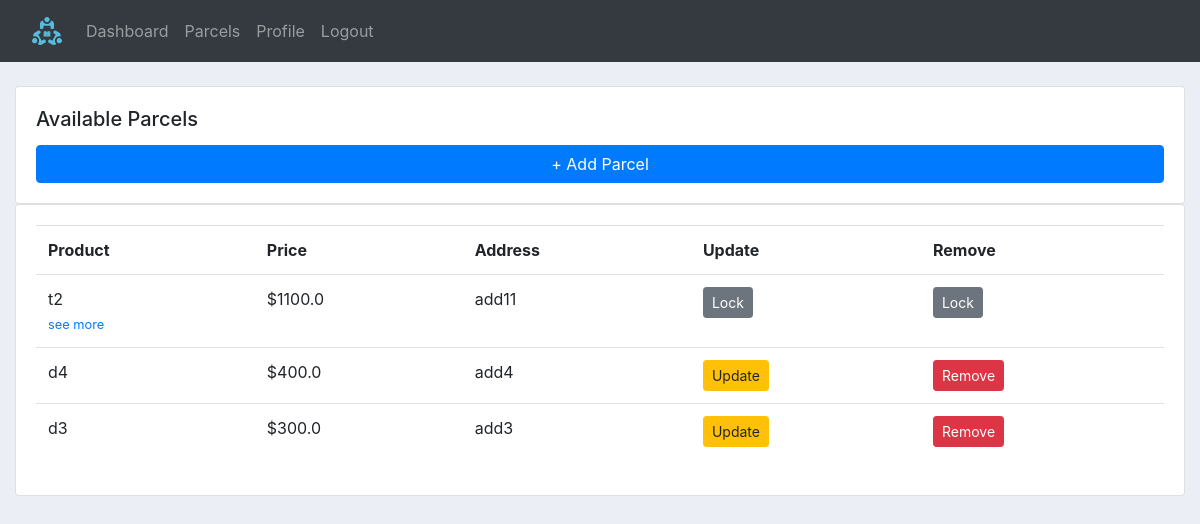
The app's page /parcels/ (signed in), older data.
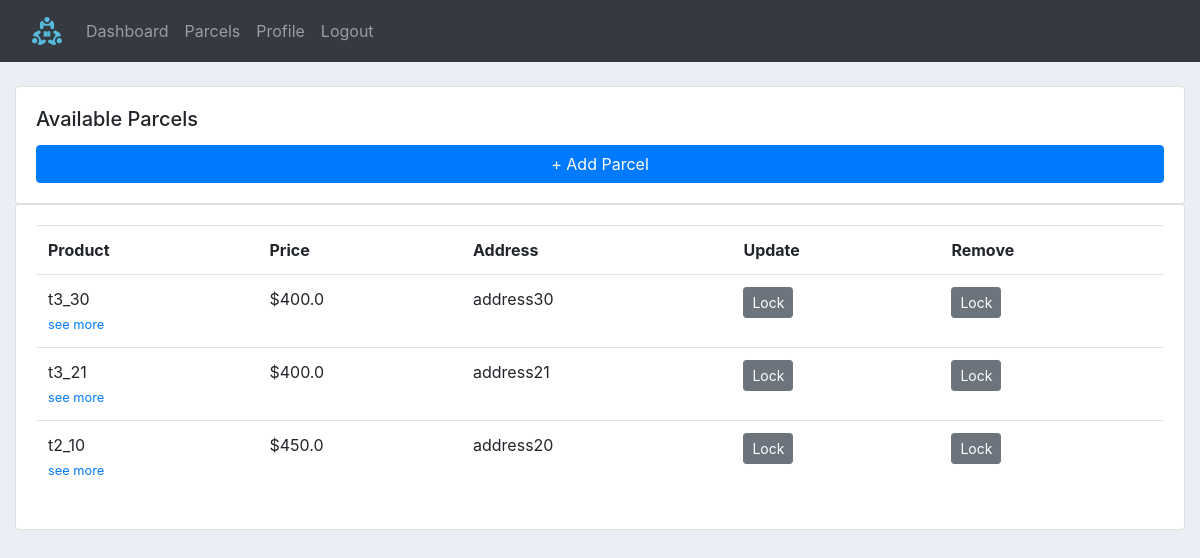
The same page, newer data.
### home/models.py (models this page shows, shortened)
class Product(models.Model):
	CATEGORY = (
			('Indoor', 'Indoor'),
			('Out Door', 'Out Door'),
			)
	by = models.ForeignKey(User, on_delete=models.CASCADE, null=True)
	name = models.CharField(max_length=200, null=True)
	price = models.FloatField(null=True)
	category = models.CharField(max_length=200, null=True, choices=CATEGORY)
	delivery_address = models.TextField()
	note = models.CharField(max_length=100, null=True, blank=True)
	date_created = models.DateTimeField(default=timezone.now)
	class Meta:
		ordering = ['-date_created']

### home/views.py (the view)
# urls.py: path('parcels/', parcels, name="parcels"),
@login_required
def parcels(request):
	products = Product.objects.exclude(note='taken')
	context = {'products':products}
	return render(request, 'home/products.html', context)

### home/templates/home/products.html
{% extends 'base.html' %}
{% block content %}
<br>
<div class="row">
	<div class="col-md">
		<div class="card card-body">
			<h5 style="margin-bottom: 0.7em;">Available Parcels</h5>
			<a href="{% url 'add_product' %}" class="btn btn-primary">+ Add Parcel</a>
		</div>
		<div class="card card-body">
			<table class="table">
				<tr>
					<th>Product</th>
					<th>Price</th>
					<th>Address</th>
					<th>Update</th>
					<th>Remove</th>
				</tr>
				{% for product in products %}
					<tr>
						<td>{{ product.name}}
							<br>
							{% if product.by != request.user %}
								<a href="{% url 'customer_view' product.by.id %}"><small>see more</small></a>
							{% endif %}
						</td>
						<td>${{ product.price }}</td>
						<td>{{product.delivery_address}}</td>
						{% if product.by == request.user %}
							<td><a class="btn btn-sm btn-warning" href="{% url 'update_product' product.id %}">Update</td>
							<td><a class="btn btn-sm btn-danger" href="{% url 'remove_product' product.id %}">Remove</td>
						{% else %}
							<td><a class="btn btn-sm btn-secondary" href="">Lock</a></td>
							<td><a class="btn btn-sm btn-secondary" href="">Lock</a></td>
						{% endif %}
					</tr>
				{% endfor %}
			</table>
		</div>
	</div>
</div>
{% endblock content %}

### templates/base.html (shortened to what this page needs)
{% load static %}
<!DOCTYPE html>
<html lang="en">
<head>
	<link rel="stylesheet" href="https://stackpath.bootstrapcdn.com/bootstrap/4.3.1/css/bootstrap.min.css">
	<link rel="stylesheet" type="text/css" href="{% static '/css/main.css' %}">
</head>
<body>
	{% include 'navbar.html' %}
	<div class="container-fluid">
	{% block content %}
	{% endblock content %}
	</div>
</body>
</html>

### templates/navbar.html (shortened to what this page needs)
{% load static %}
<nav class="navbar navbar-expand-lg navbar-dark bg-dark">
  <a class="nav-link" href="{% url 'home' %}">
    <img id="logo" src="{% static 'images/web/logo.svg' %}" style="width: 30px; height: 30px;">
  </a>
  <div class="collapse navbar-collapse" id="navbarSupportedContent">
    <ul class="navbar-nav mr-auto">
      <li class="nav-item">
        <a class="nav-link" href="{% url 'home' %}">Dashboard</a>
      </li>
      <li class="nav-item">
        <a class="nav-link" href="{% url 'parcels' %}">Parcels</a>
      </li>
      {% if request.user.is_authenticated %}
      <li class="nav-item">
        <a class="nav-link" href="{% url 'my_profile' %}">Profile</a>
      </li>
      <li class="nav-item">
        <a class="nav-link" href="{% url 'logout' %}">Logout</a>
      </li>
      {% endif %}
    </ul>
  </div>
</nav>

### static/css/main.css (style rules this page uses)
body { background-color: #ebeff5; }

Row changes from the older to the newer data that the page shows:
no longer on this page (row edited): Product: name "t2", shows "see more", price "1100.0", delivery_address "add11", shows "Lock"
no longer on this page (row edited): Product: name "d4", price "400.0", delivery_address "add4", shows "Update"
no longer on this page (row edited): Product: name "d3", price "300.0", delivery_address "add3", shows "Update"
added Product: name "t3_30", shows "see more", price "400.0", delivery_address "address30", shows "Lock"
added Product: name "t3_21", shows "see more", price "400.0", delivery_address "address21", shows "Lock"
added Product: name "t2_10", shows "see more", price "450.0", delivery_address "address20", shows "Lock"
